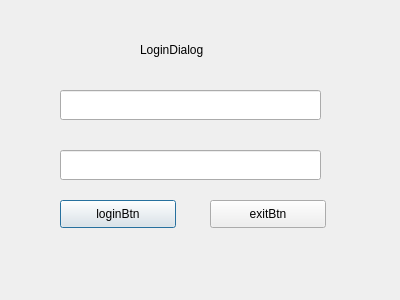
<?xml version="1.0" encoding="UTF-8"?>
<ui version="4.0">
 <class>LoginDialog</class>
 <widget class="QDialog" name="LoginDialog">
  <property name="geometry">
   <rect>
    <x>0</x>
    <y>0</y>
    <width>400</width>
    <height>300</height>
   </rect>
  </property>
  <property name="windowTitle">
   <string>Dialog</string>
  </property>
  <widget class="QLineEdit" name="usrLineEdit">
   <property name="geometry">
    <rect>
     <x>60</x>
     <y>90</y>
     <width>261</width>
     <height>30</height>
    </rect>
   </property>
  </widget>
  <widget class="QLineEdit" name="pwdLineEdit_2">
   <property name="geometry">
    <rect>
     <x>60</x>
     <y>150</y>
     <width>261</width>
     <height>30</height>
    </rect>
   </property>
   <property name="echoMode">
    <enum>QLineEdit::Password</enum>
   </property>
  </widget>
  <widget class="QPushButton" name="pushButton">
   <property name="geometry">
    <rect>
     <x>60</x>
     <y>200</y>
     <width>116</width>
     <height>28</height>
    </rect>
   </property>
   <property name="text">
    <string>loginBtn</string>
   </property>
  </widget>
  <widget class="QPushButton" name="pushButton_2">
   <property name="geometry">
    <rect>
     <x>210</x>
     <y>200</y>
     <width>116</width>
     <height>28</height>
    </rect>
   </property>
   <property name="text">
    <string>exitBtn</string>
   </property>
  </widget>
  <widget class="QLabel" name="label">
   <property name="geometry">
    <rect>
     <x>140</x>
     <y>40</y>
     <width>121</width>
     <height>20</height>
    </rect>
   </property>
   <property name="text">
    <string>LoginDialog</string>
   </property>
  </widget>
 </widget>
 <resources/>
 <connections>
  <connection>
   <sender>pushButton_2</sender>
   <signal>clicked()</signal>
   <receiver>LoginDialog</receiver>
   <slot>close()</slot>
   <hints>
    <hint type="sourcelabel">
     <x>249</x>
     <y>218</y>
    </hint>
    <hint type="destinationlabel">
     <x>249</x>
     <y>239</y>
    </hint>
   </hints>
  </connection>
 </connections>
</ui>
